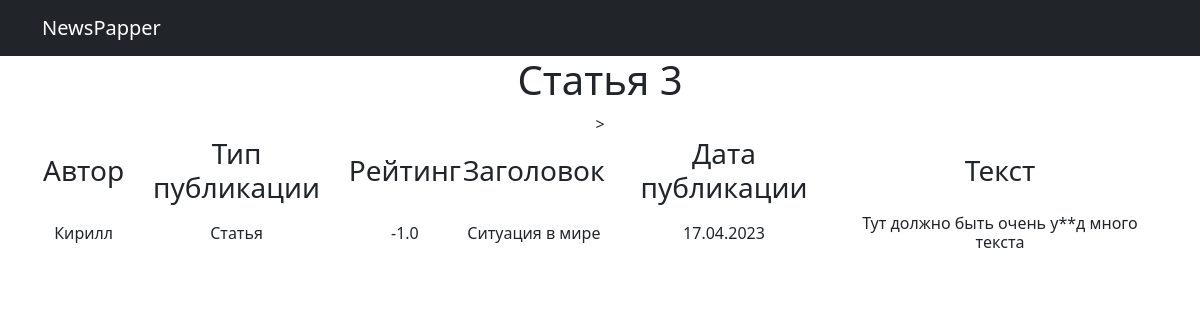
Screenshot of /post/3 with the database file from the repository.
### news/models.py (models this page shows, shortened)
class Post(models.Model):
    article = 'AR'
    news = 'NE'
    POST_TYPES = [
        (article, 'Статья'),
        (news, 'Новость')
    ]
    author = models.ForeignKey(Author, on_delete=models.CASCADE)
    post_type = models.CharField(max_length=2, choices=POST_TYPES)
    time_created = models.DateTimeField(auto_now_add=True)
    categories = models.ManyToManyField(Category, through='PostCategory')
    title = models.CharField(max_length=255)
    text = models.TextField()
    rating = models.FloatField(default=0.0)

class Author(models.Model):
    rating = models.FloatField(default=0.0)
    user = models.OneToOneField(User, on_delete=models.CASCADE)
    def __str__(self):
        return self.user.username

### news/views.py (the view)
# urls.py: path('<int:pk>', PostDetail.as_view(), name='post_detail'),
class PostDetail(DetailView):
    model = Post
    template_name = 'news_pk.html'
    context_object_name = 'post'

### news/templatetags/custom_filter.py (called while the page is built)
@register.filter()
def censor(value):
   bad_words = ('падла', 'урод')
   if not isinstance(value, str):
      raise TypeError(f"unresolved type '{type(value)}' expected  type 'str'")
   for word in value.split():
      if word.lower() in bad_words:
         value = value.replace(word, f"{word[0]}{'*' * (len(word) - 2)}{word[-1]}")
   return value

### templates/news_pk.html (shortened to what this page needs)
{% extends 'flatpages/default.html' %}
{% load custom_filter %}
{% block content %}
	<h1>Статья {{post.id}}</h1>
   {% if post %}
       <table>
           <tr>
               <td><h3>Автор</h3></td>
               <td><h3>Тип публикации</h3></td>
               <td><h3>Рейтинг</h3></td>
               <td><h3>Заголовок</h3></td>
               <td><h3>Дата публикации</h3></td>
               <td><h3>Текст</h3></td>
           </tr>
           <tr>
               <td><h6>{{ post.author}}</h6></td>
               <td><h6>{{ post.get_post_type_display }}</h6></td>
               <td><h6>{{ post.rating}}</h6></td>
               <td><h6>{{ post.title | censor}}</h6></td>
               <td><h6>{{ post.time_created|date:'j.m.Y' }}</h6></td>
               <td><h6>{{ post.text | censor}}</h6></td>>
           </tr>
       </table>
   {% else %}
       <h2>Постов нет!!</h2>
   {% endif %}
{% endblock content %}

### rows the page displays
Post: id "3", author "Кирилл", post_type "Статья", rating "-1.0", title|censor "Ситуация в мире", time_created "17.04.2023", text|censor "Тут должно быть очень у**д много текста"
